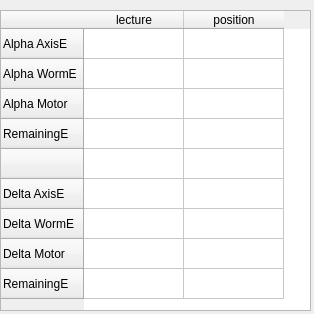
<?xml version="1.0" encoding="UTF-8"?>
<ui version="4.0">
 <class>encoderForm</class>
 <widget class="QWidget" name="encoderForm">
  <property name="geometry">
   <rect>
    <x>0</x>
    <y>0</y>
    <width>314</width>
    <height>314</height>
   </rect>
  </property>
  <property name="windowTitle">
   <string>encoder</string>
  </property>
  <widget class="QTableWidget" name="tableWidget">
   <property name="geometry">
    <rect>
     <x>0</x>
     <y>10</y>
     <width>311</width>
     <height>301</height>
    </rect>
   </property>
   <property name="minimumSize">
    <size>
     <width>0</width>
     <height>241</height>
    </size>
   </property>
   <row>
    <property name="text">
     <string>Alpha AxisE</string>
    </property>
   </row>
   <row>
    <property name="text">
     <string>Alpha WormE</string>
    </property>
   </row>
   <row>
    <property name="text">
     <string>Alpha Motor</string>
    </property>
   </row>
   <row>
    <property name="text">
     <string>RemainingE</string>
    </property>
   </row>
   <row>
    <property name="text">
     <string/>
    </property>
   </row>
   <row>
    <property name="text">
     <string>Delta AxisE</string>
    </property>
   </row>
   <row>
    <property name="text">
     <string>Delta WormE</string>
    </property>
   </row>
   <row>
    <property name="text">
     <string>Delta Motor</string>
    </property>
   </row>
   <row>
    <property name="text">
     <string>RemainingE</string>
    </property>
   </row>
   <column>
    <property name="text">
     <string>lecture</string>
    </property>
   </column>
   <column>
    <property name="text">
     <string>position</string>
    </property>
   </column>
   <item row="0" column="0">
    <property name="text">
     <string/>
    </property>
    <property name="font">
     <font>
      <pointsize>8</pointsize>
     </font>
    </property>
   </item>
  </widget>
 </widget>
 <resources/>
 <connections/>
</ui>
